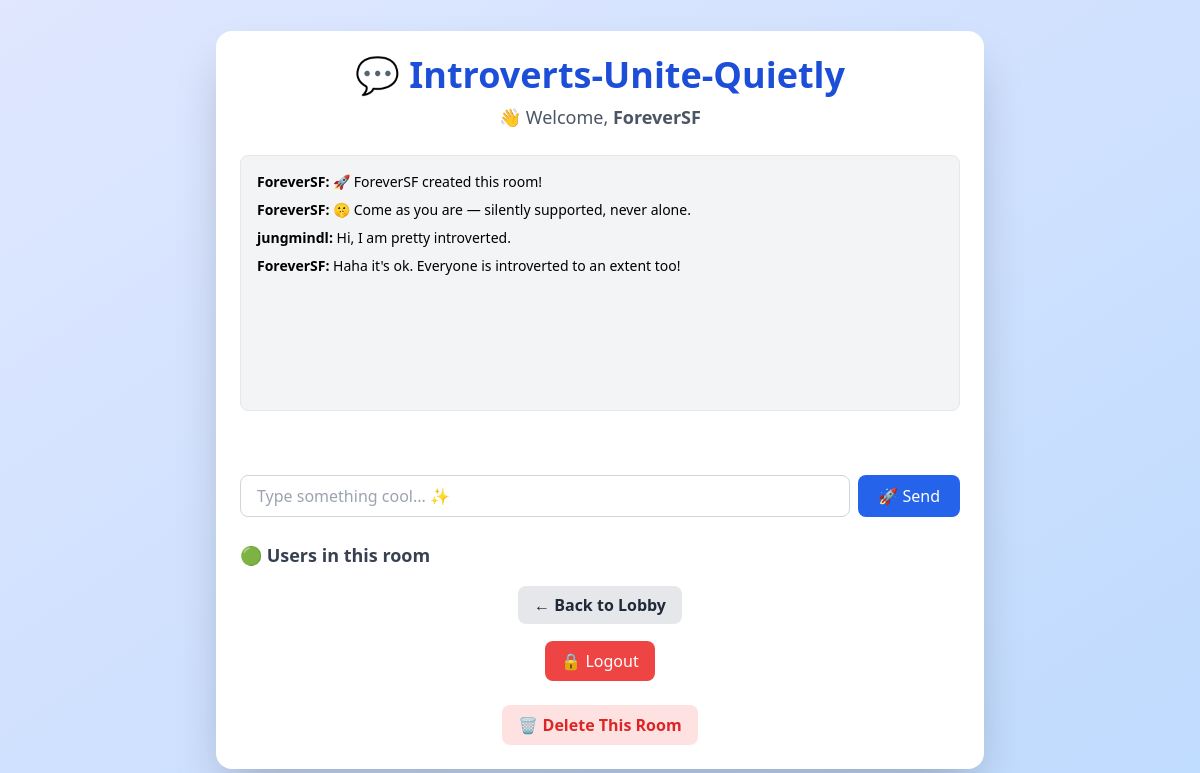
The app's page /chat/introverts-unite-quietly/ (signed in) with its own data.
### chat/models.py (models this page shows, shortened)
class Room(models.Model):
    name = models.SlugField(unique=True)
    creator = models.ForeignKey(User, on_delete=models.CASCADE)
    created_at = models.DateTimeField(auto_now_add=True)

class Message(models.Model):
    user = models.ForeignKey(User, on_delete=models.CASCADE)
    room = models.ForeignKey(Room, on_delete=models.CASCADE, related_name='messages')
    content = models.TextField()
    timestamp = models.DateTimeField(auto_now_add=True)

### chat/views.py (the view)
# urls.py: path('chat/<str:room_name>/', views.room, name='room'),
@login_required
def room(request, room_name):
    slug_room = slugify(room_name)
    room, created = Room.objects.get_or_create(name=slug_room, defaults={'creator': request.user})
    if created:
        Message.objects.create(
            user=request.user,
            room=room,
            content=f"🚀 {request.user.username} created this room!"
        )
    messages = Message.objects.filter(room=room).order_by('timestamp')
    return render(request, 'chat/room.html', {
        'room_name': room.name,
        'username': request.user.username,
        'messages': messages,
        'can_delete': room.creator == request.user
    })

### chat/templates/chat/room.html (shortened to what this page needs)
<!DOCTYPE html>
<html lang="en">
    {% load static %}
<head>
  <script src="https://cdn.tailwindcss.com"></script>
  <link href="https://cdnjs.cloudflare.com/ajax/libs/flowbite/2.3.0/flowbite.min.css" rel="stylesheet" />
</head>
<body class="bg-gradient-to-br from-indigo-100 to-blue-200 min-h-screen flex items-center justify-center px-4">
  <div class="w-full max-w-3xl bg-white p-6 rounded-2xl shadow-2xl space-y-6">
    <div class="text-center">
      <h1 class="text-4xl font-extrabold text-blue-700">💬 {{ room_name|title }}</h1>
      <p class="text-lg text-gray-600 mt-2">👋 Welcome, <span class="font-semibold">{{ username }}</span></p>
    </div>
    <div id="chat-log" class="bg-gray-100 border rounded-lg p-4 h-64 overflow-y-scroll text-sm space-y-2">
      {% for message in messages %}
        <p><strong>{{ message.user.username }}:</strong> {{ message.content }}</p>
      {% endfor %}
    </div>
    <p id="typing-indicator" class="h-4 text-sm text-gray-500 italic"></p>
    <div class="flex gap-2">
      <input id="chat-message-input"
             type="text"
             autocomplete="off"
             placeholder="Type something cool... ✨"
             class="flex-1 px-4 py-2 rounded-lg border border-gray-300 focus:ring-2 focus:ring-blue-500 focus:outline-none" />
      <button id="chat-message-submit"
              class="px-5 py-2 bg-blue-600 text-white font-medium rounded-lg hover:bg-blue-700 transition">
        🚀 Send
      </button>
    </div>
    <div>
      <h3 class="text-lg font-semibold text-gray-700 mb-2">🟢 Users in this room</h3>
    </div>
    <div class="text-center mt-4">
      <a href="{% url 'index' %}" class="bg-gray-200 hover:bg-gray-300 text-gray-800 px-4 py-2 rounded-lg font-semibold transition">
        ← Back to Lobby
      </a>
    </div>
    <form method="post" action="{% url 'logout' %}" class="text-center mt-4">
        <button type="submit"
                class="bg-red-500 hover:bg-red-600 text-white px-4 py-2 rounded-lg transition">
        🔒 Logout
        </button>
    </form>
    {% if can_delete %}
        <form method="post" action="{% url 'delete_room' room_name %}" class="text-center mt-2">
        <button type="submit"
                class="bg-red-100 hover:bg-red-200 text-red-600 px-4 py-2 rounded-lg transition font-semibold">
            🗑️ Delete This Room
        </button>
        </form>
    {% endif %}
  </div>
</body>
</html>

### records on screen
Room: name "Introverts-Unite-Quietly"
Message: user.username "ForeverSF", content "🚀 ForeverSF created this room!"
Message: user.username "ForeverSF", content "🤫 Come as you are — silently supported, never alone."
Message: user.username "jungmindl", content "Hi, I am pretty introverted."
Message: user.username "ForeverSF", content "Haha it's ok. Everyone is introverted to an extent too!"

### other values on screen
{{ username }} "ForeverSF"
